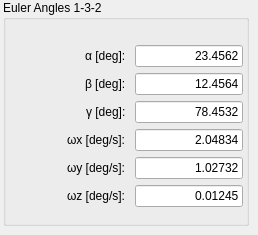
      <widget class="QWidget" name="page_6">
       <widget class="QGroupBox" name="groupBox_8">
        <property name="geometry">
         <rect>
          <x>3</x>
          <y>0</y>
          <width>246</width>
          <height>226</height>
         </rect>
        </property>
        <property name="title">
         <string>Euler Angles 1-3-2</string>
        </property>
        <property name="flat">
         <bool>true</bool>
        </property>
       </widget>
       <widget class="QWidget" name="formLayoutWidget_6">
        <property name="geometry">
         <rect>
          <x>62</x>
          <y>30</y>
          <width>181</width>
          <height>191</height>
         </rect>
        </property>
        <layout class="QFormLayout" name="formLayout_6">
         <property name="fieldGrowthPolicy">
          <enum>QFormLayout::FieldsStayAtSizeHint</enum>
         </property>
         <property name="labelAlignment">
          <set>Qt::AlignRight|Qt::AlignTrailing|Qt::AlignVCenter</set>
         </property>
         <property name="formAlignment">
          <set>Qt::AlignCenter</set>
         </property>
         <item row="0" column="0">
          <widget class="QLabel" name="alpha_3">
           <property name="text">
            <string>&amp;alpha; [deg]: </string>
           </property>
           <property name="textFormat">
            <enum>Qt::RichText</enum>
           </property>
          </widget>
         </item>
         <item row="0" column="1">
          <widget class="QLineEdit" name="semimajorAxisEdit_6">
           <property name="text">
            <string>23.4562</string>
           </property>
           <property name="alignment">
            <set>Qt::AlignRight|Qt::AlignTrailing|Qt::AlignVCenter</set>
           </property>
          </widget>
         </item>
         <item row="1" column="0">
          <widget class="QLabel" name="beta_3">
           <property name="text">
            <string>&amp;beta; [deg]: </string>
           </property>
           <property name="textFormat">
            <enum>Qt::RichText</enum>
           </property>
          </widget>
         </item>
         <item row="1" column="1">
          <widget class="QLineEdit" name="eccentricityEdit_6">
           <property name="text">
            <string>12.4564</string>
           </property>
           <property name="alignment">
            <set>Qt::AlignRight|Qt::AlignTrailing|Qt::AlignVCenter</set>
           </property>
          </widget>
         </item>
         <item row="2" column="0">
          <widget class="QLabel" name="gamma_3">
           <property name="text">
            <string>&amp;gamma; [deg]: </string>
           </property>
           <property name="textFormat">
            <enum>Qt::RichText</enum>
           </property>
          </widget>
         </item>
         <item row="2" column="1">
          <widget class="QLineEdit" name="inclinationEdit_6">
           <property name="text">
            <string>78.4532</string>
           </property>
           <property name="alignment">
            <set>Qt::AlignRight|Qt::AlignTrailing|Qt::AlignVCenter</set>
           </property>
          </widget>
         </item>
         <item row="3" column="0">
          <widget class="QLabel" name="omegax_3">
           <property name="text">
            <string>&amp;omega;x [deg/s]: </string>
           </property>
           <property name="textFormat">
            <enum>Qt::RichText</enum>
           </property>
          </widget>
         </item>
         <item row="3" column="1">
          <widget class="QLineEdit" name="raanEdit_6">
           <property name="text">
            <string>2.04834</string>
           </property>
           <property name="alignment">
            <set>Qt::AlignRight|Qt::AlignTrailing|Qt::AlignVCenter</set>
           </property>
          </widget>
         </item>
         <item row="4" column="0">
          <widget class="QLabel" name="omegay_3">
           <property name="text">
            <string>&amp;omega;y [deg/s]: </string>
           </property>
           <property name="textFormat">
            <enum>Qt::RichText</enum>
           </property>
          </widget>
         </item>
         <item row="4" column="1">
          <widget class="QLineEdit" name="argOfPeriapsisEdit_6">
           <property name="text">
            <string>1.02732</string>
           </property>
           <property name="alignment">
            <set>Qt::AlignRight|Qt::AlignTrailing|Qt::AlignVCenter</set>
           </property>
          </widget>
         </item>
         <item row="5" column="0">
          <widget class="QLabel" name="omegaz_3">
           <property name="text">
            <string>&amp;omega;z [deg/s]: </string>
           </property>
           <property name="textFormat">
            <enum>Qt::RichText</enum>
           </property>
          </widget>
         </item>
         <item row="5" column="1">
          <widget class="QLineEdit" name="trueAnomalyEdit_6">
           <property name="text">
            <string>0.01245</string>
           </property>
           <property name="alignment">
            <set>Qt::AlignRight|Qt::AlignTrailing|Qt::AlignVCenter</set>
           </property>
          </widget>
         </item>
        </layout>
       </widget>
      </widget>
